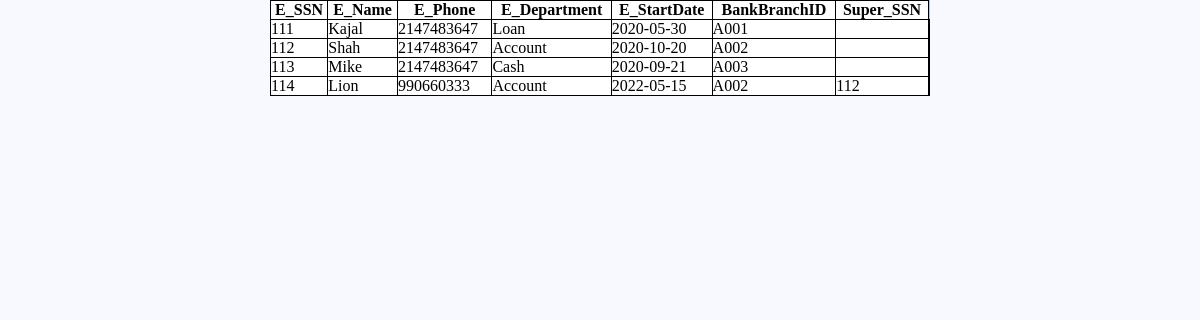
The page /bankemployee.php on the database its author committed.
### tables this page shows
CREATE TABLE `bankemployee` (
  `E_SSN` int(10) NOT NULL,
  `E_Name` varchar(45) DEFAULT NULL,
  `E_Phone` int(10) DEFAULT NULL,
  `E_Department` varchar(15) DEFAULT NULL,
  `StartDate` date DEFAULT NULL,
  `BankBranchID` varchar(10) NOT NULL,
  `Super_SSN` int(10) DEFAULT NULL
);

### bankemployee.php (the view, shortened to what this page needs)
<html>
<head>
    <link rel="stylesheet" type="text/css" href="style.css" />
</head>
<body>
    <table class="center">
        <tr>
            <th>E_SSN</th>
            <th>E_Name</th>
            <th>E_Phone</th>
            <th>E_Department</th>
            <th>E_StartDate</th>
            <th>BankBranchID</th>
            <th>Super_SSN</th>
        </tr>
        <?php
        $conn = mysqli_connect("localhost","root","","bankproject");
        $sql = "SELECT * from bankemployee";
        $result = $conn->query($sql);
        if($result->num_rows > 0){
            while($row = $result-> fetch_assoc()){
                echo"<tr><td>" . $row["E_SSN"] . "</td><td>" . $row["E_Name"] . "</td><td>" . $row["E_Phone"] . "</td><td>" . $row["E_Department"] . "</td><td>" . $row["StartDate"]
                . "</td><td>" . $row["BankBranchID"] . "</td><td>" . $row["Super_SSN"] . "</td><td>";
            }
        }
        else{
            echo"No Results";
        }
        ?>
    </table>
</body>
</html>

### style.css (style rules this page uses)
* { margin: 0px; padding: 0px; }
body { font-size: 120%; background: #F8F8FF; }

### bankemployee.php (style rules this page uses)
table, th, td { border: 1px solid black; border-collapse: collapse; }
.center { width:55%; margin-left:15%; margin-right:15%; margin: 0px auto; padding: 20px; border: 1px solid #B0C4DE; background: white; border-radius: 0px 0px 10px 10px; }

### rows shown on the page
bankemployee: E_SSN "111", E_Name "Kajal", E_Phone "2147483647", E_Department "Loan", StartDate "2020-05-30", BankBranchID "A001"
bankemployee: E_SSN "112", E_Name "Shah", E_Phone "2147483647", E_Department "Account", StartDate "2020-10-20", BankBranchID "A002"
bankemployee: E_SSN "113", E_Name "Mike", E_Phone "2147483647", E_Department "Cash", StartDate "2020-09-21", BankBranchID "A003"
bankemployee: E_SSN "114", E_Name "Lion", E_Phone "990660333", E_Department "Account", StartDate "2022-05-15", BankBranchID "A002", Super_SSN "112"
